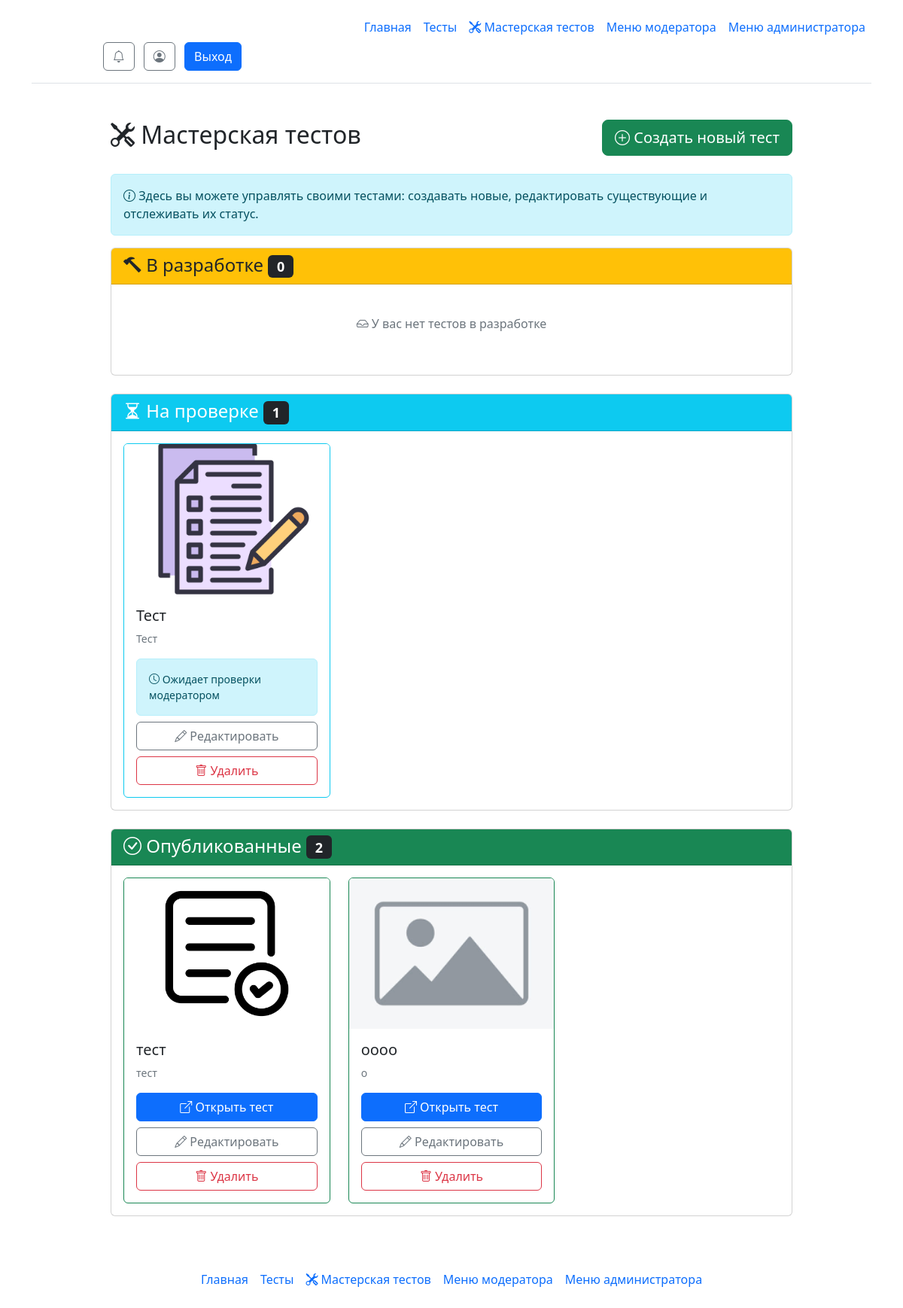
The page /workshop (signed in) on the database its author committed.
### models.py (models this page shows)
class Tests(db.Model):
    test_id = db.Column(db.Integer, primary_key=True)
    test_id_creator = db.Column(db.Integer)
    test_name = db.Column(db.String)
    test_description = db.Column(db.String)
    test_status = db.Column(db.Integer)
    test_image = db.Column(db.String)

### routes/workshop.py (the view)
@workshop_bp.route('/workshop')
@login_required
def workshop():
    user_tests = Tests.query.filter_by(test_id_creator=current_user.id).all()
    return render_template("workshop.html",
                           tests_in_progress=[t for t in user_tests if t.test_status == 0],
                           tests_pending=[t for t in user_tests if t.test_status == 1],
                           tests_published=[t for t in user_tests if t.test_status == 2])

### __init__.py (called while the page is built, shortened)
@manager.user_loader
def load_user(user_id):
    return db.session.get(User, user_id)

@app.template_filter('get_unread_notifications_count')
def get_unread_notifications_count(user_id):
    return Notifications.query.filter_by(n_user_id=user_id, n_is_read=False).count()

@app.before_request
def check_must_rate_test():
    excluded_paths = ['/test/', '/static/', '/logout']

### templates/workshop.html (shortened to what this page needs)
{% extends 'base.html' %}
{% block main %}
<div class="container mt-4">
    <div class="row">
        <div class="col-md-10 mx-auto">
            <div class="d-flex justify-content-between align-items-center mb-4">
                <h2><i class="bi bi-tools"></i> Мастерская тестов</h2>
                <a href="/create" class="btn btn-success btn-lg">
                    <i class="bi bi-plus-circle"></i> Создать новый тест
                </a>
            </div>
            <div class="alert alert-info">
                <i class="bi bi-info-circle"></i>
                Здесь вы можете управлять своими тестами: создавать новые, редактировать существующие и отслеживать их статус.
            </div>
            <div class="card mb-4">
                <div class="card-header bg-warning text-dark">
                    <h4 class="mb-0">
                        <i class="bi bi-hammer"></i> В разработке
                        <span class="badge bg-dark">{{ tests_in_progress|length }}</span>
                    </h4>
                </div>
                <div class="card-body">
                    {% if tests_in_progress %}
                    <div class="row row-cols-1 row-cols-md-2 row-cols-lg-3 g-4">
                        {% for test in tests_in_progress %}
                        <div class="col">
                            <div class="card h-100 border-warning">
                                {% if test.test_image %}
                                <img src="{{ url_for('static', filename='img/' + test.test_image) }}"
                                     class="card-img-top"
                                     alt="{{ test.test_name }}"
                                     style="height: 200px; object-fit: cover;">
                                {% else %}
                                <img src="{{ url_for('static', filename='img/placeholder.png') }}"
                                     class="card-img-top"
                                     alt="Placeholder"
                                     style="height: 200px; object-fit: cover;">
                                {% endif %}
                                <div class="card-body">
                                    <h5 class="card-title">{{ test.test_name }}</h5>
                                    <p class="card-text text-muted small">{{ test.test_description[:100] }}{% if test.test_description|length > 100 %}...{% endif %}</p>
                                    <div class="d-grid gap-2">
                                        <a href="/createnext" class="btn btn-primary">
                                            <i class="bi bi-pencil"></i> Продолжить создание
                                        </a>
                                        <button type="button"
                                                class="btn btn-outline-danger"
                                                onclick="if(confirm('Удалить тест? Это действие нельзя отменить!')) { document.getElementById('delete-form-{{ test.test_id }}').submit(); }">
                                            <i class="bi bi-trash"></i> Удалить
                                        </button>
                                    </div>
                                    <form id="delete-form-{{ test.test_id }}"
                                          method="POST"
                                          action="/delete-test"
                                          style="display: none;">
                                    </form>
                                </div>
                            </div>
                        </div>
                        {% endfor %}
                    </div>
                    {% else %}
                    <p class="text-muted text-center py-4">
                        <i class="bi bi-inbox"></i> У вас нет тестов в разработке
                    </p>
                    {% endif %}
                </div>
            </div>
            <div class="card mb-4">
                <div class="card-header bg-info text-white">
                    <h4 class="mb-0">
                        <i class="bi bi-hourglass-split"></i> На проверке
                        <span class="badge bg-dark">{{ tests_pending|length }}</span>
                    </h4>
                </div>
                <div class="card-body">
                    {% if tests_pending %}
                    <div class="row row-cols-1 row-cols-md-2 row-cols-lg-3 g-4">
                        {% for test in tests_pending %}
                        <div class="col">
                            <div class="card h-100 border-info">
                                {% if test.test_image %}
                                <img src="{{ url_for('static', filename='img/' + test.test_image) }}"
                                     class="card-img-top"
                                     alt="{{ test.test_name }}"
                                     style="height: 200px; object-fit: cover;">
                                {% else %}
                                <img src="{{ url_for('static', filename='img/placeholder.png') }}"
                                     class="card-img-top"
                                     alt="Placeholder"
                                     style="height: 200px; object-fit: cover;">
                                {% endif %}
                                <div class="card-body">
                                    <h5 class="card-title">{{ test.test_name }}</h5>
                                    <p class="card-text text-muted small">{{ test.test_description[:100] }}{% if test.test_description|length > 100 %}...{% endif %}</p>
                                    <div class="alert alert-info small mb-2">
                                        <i class="bi bi-clock"></i> Ожидает проверки модератором
                                    </div>
                                    <div class="d-grid gap-2">
                                        <a href="{{ url_for('edit_test', test_id=test.test_id) }}"
                                           class="btn btn-outline-secondary">
                                            <i class="bi bi-pencil"></i> Редактировать
                                        </a>
                                        <button type="button"
                                                class="btn btn-outline-danger"
                                                onclick="if(confirm('Удалить тест «{{ test.test_name }}»? Это действие нельзя отменить!')) { document.getElementById('delete-pending-{{ test.test_id }}').submit(); }">
                                            <i class="bi bi-trash"></i> Удалить
                                        </button>
                                    </div>
                                </div>
                            </div>
                        </div>
                        {% endfor %}
                    </div>
                    {% else %}
                    <p class="text-muted text-center py-4">
                        <i class="bi bi-inbox"></i> У вас нет тестов на проверке
                    </p>
                    {% endif %}
                </div>
            </div>
            <div class="card mb-4">
                <div class="card-header bg-success text-white">
                    <h4 class="mb-0">
                        <i class="bi bi-check-circle"></i> Опубликованные
                        <span class="badge bg-dark">{{ tests_published|length }}</span>
                    </h4>
                </div>
                <div class="card-body">
                    {% if tests_published %}
                    <div class="row row-cols-1 row-cols-md-2 row-cols-lg-3 g-4">
                        {% for test in tests_published %}
                        <div class="col">
                            <div class="card h-100 border-success">
                                {% if test.test_image %}
                                <img src="{{ url_for('static', filename='img/' + test.test_image) }}"
                                     class="card-img-top"
                                     alt="{{ test.test_name }}"
                                     style="height: 200px; object-fit: cover;">
                                {% else %}
                                <img src="{{ url_for('static', filename='img/placeholder.png') }}"
                                     class="card-img-top"
                                     alt="Placeholder"
                                     style="height: 200px; object-fit: cover;">
                                {% endif %}
                                <div class="card-body">
                                    <h5 class="card-title">{{ test.test_name }}</h5>
                                    <p class="card-text text-muted small">{{ test.test_description[:100] }}{% if test.test_description|length > 100 %}...{% endif %}</p>
                                    <div class="d-grid gap-2">
                                        <a href="/test/{{ test.test_name }}"
                                           class="btn btn-primary">
                                            <i class="bi bi-box-arrow-up-right"></i> Открыть тест
                                        </a>
                                        <a href="{{ url_for('edit_test', test_id=test.test_id) }}"
                                           class="btn btn-outline-secondary">
                                            <i class="bi bi-pencil"></i> Редактировать
                                        </a>
                                        <button type="button"
                                                class="btn btn-outline-danger"
                                                onclick="if(confirm('Удалить тест «{{ test.test_name }}»? Он будет снят с публикации. Это действие нельзя отменить!')) { document.getElementById('delete-published-{{ test.test_id }}').submit(); }">
                                            <i class="bi bi-trash"></i> Удалить
                                        </button>
                                    </div>
                                </div>
                            </div>
                        </div>
                        {% endfor %}
                    </div>
                    {% else %}
                    <p class="text-muted text-center py-4">
                        <i class="bi bi-inbox"></i> У вас нет опубликованных тестов
                    </p>
                    {% endif %}
                </div>
            </div>
        </div>
    </div>
</div>
{% endblock %}

### rows shown on the page
Tests: test_image (picture), test_name "Тест", test_description "Тест"
Tests: test_image (picture), test_name "тест", test_description "тест"
Tests: test_name "оооо", test_description "о"

### other values the page prints
{{ tests_in_progress|length }} "0"
{{ tests_pending|length }} "1"
{{ tests_published|length }} "2"
